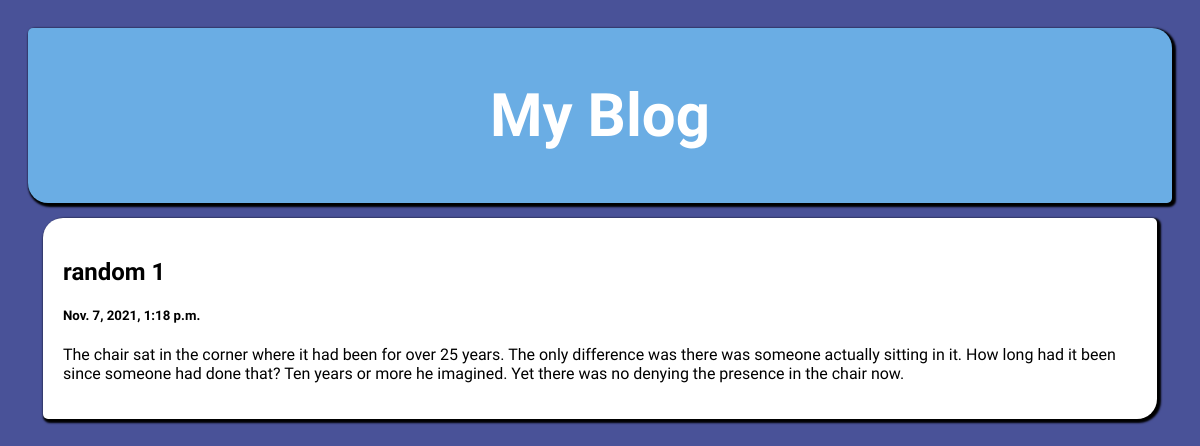
/post/random 1, run on the app's committed database.
### myapp/models.py (models this page shows)
class Post(models.Model):
    title = models.CharField(max_length=100)
    context= models.CharField(max_length=1000000000000)
    date= models.DateTimeField(default=datetime.now, blank=True)

### myapp/views.py (the view)
# urls.py: path('post/<str:title>',views.post, name='post'),
def post(request,title):
    posts=Post.objects.get(title=title)
    return render (request, 'post.html', {'posts':posts})

### templates/post.html (shortened to what this page needs)
{% load static %}
<!DOCTYPE html>
<html>
<head>
    <link href="{% static 'style.css' %}" rel="stylesheet">
</head>
<body>
<div class="titles">
  <h2>My Blog</h2>
</div>
<div class="post">
  <div class="column">
    <div class="card">
      <a href="/">
        <h2>{{posts.title}}</h2>
        <h5>{{posts.date}}</h5>
        <p>{{posts.context}}</p>
      </a>
    </div>
  </div>
</div>
</body>
</html>

### static/style.css (style rules this page uses)
* { box-sizing: border-box; }
body { padding: 20px; background: #495298; }
.titles { padding: 2px; font-size: 40px; text-align: center; background: rgb(106, 173, 228); color:white; box-shadow: 2px 2px 2px 2px black; border-radius: 5px 20px; font-family: 'Mohave', sans-serif; }
.column { float: left; width: 100%; }
.card { background-color: rgb(255, 255, 255); padding: 20px; margin: 15px; font-family: 'Zen Kurenaido', sans-serif; border-radius: 20px 5px; box-shadow: 2px 2px 2px 2px black; }
a { text-decoration: none; color: black; }

### data on the page
Post: title "random 1", date "Nov. 7, 2021, 1:18 p.m.", context "The chair sat in the corner where it had been for over 25 years. The only difference was there was someone actually sitting in it. How long had it been since someone had done that? Ten years or more he imagined. Yet there was no denying the presence in the chair now."
